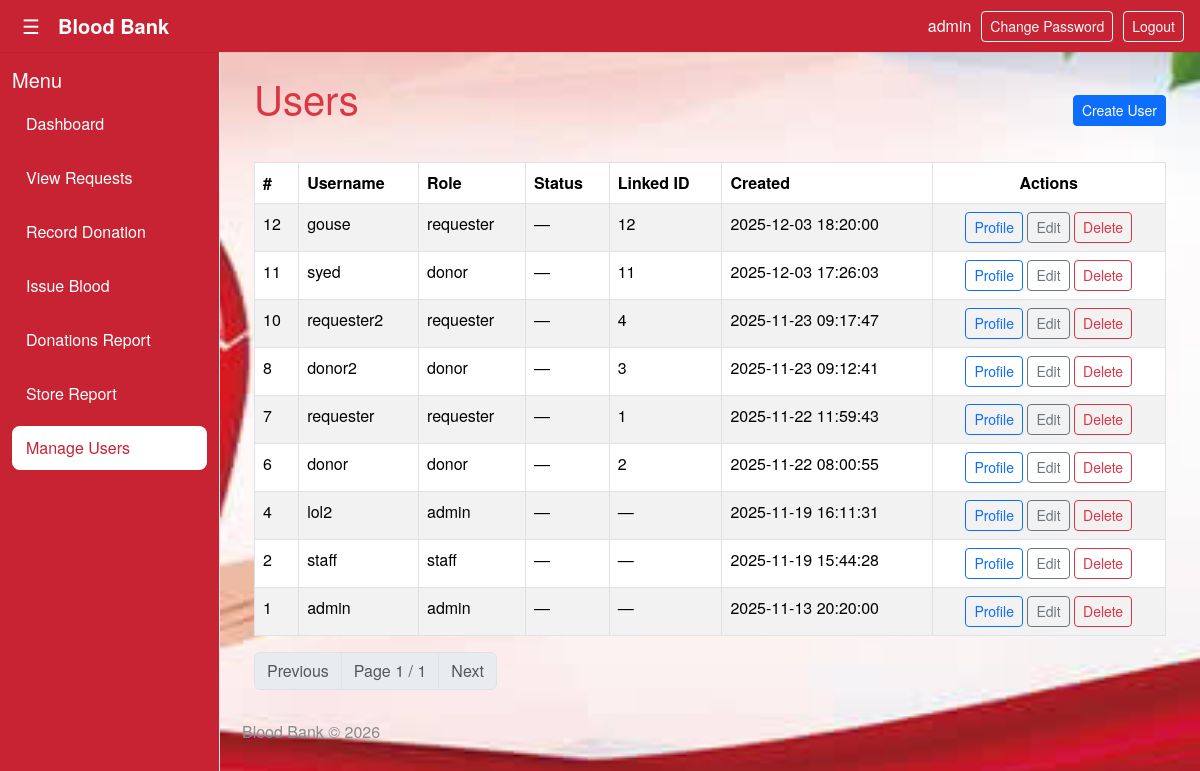
/users (signed in), run on the app's committed database.
### tables this page shows
CREATE TABLE users (
            id INTEGER PRIMARY KEY,
            name TEXT,
            email_id TEXT UNIQUE,
            phone TEXT,
            username TEXT UNIQUE NOT NULL,
            password_hash TEXT NOT NULL,
            role TEXT NOT NULL DEFAULT 'donor',
            linked_entity_id INTEGER,
            created_at TIMESTAMP DEFAULT CURRENT_TIMESTAMP,
            is_active INTEGER DEFAULT 1,
            profile_pic TEXT,
            blood_type TEXT
        , total_units INTEGER DEFAULT 0, last_donation TIMESTAMP);

### bb.py (the view)
@app.route("/users")
@login_required
def users():
    if not (is_admin() or is_staff()):
        flash("Access denied.", "danger")
        return redirect(url_for("dashboard"))
    role_filter = request.args.get("role", "").strip()
    q = request.args.get("q", "").strip()
    order_by = request.args.get("order_by", "created_at").strip()
    direction = request.args.get("direction", "desc").lower().strip()
    page = int(request.args.get("page", 1))
    per_page = int(request.args.get("per_page", 50))
    allowed_order = {"created_at", "username", "role", "id"}
    if order_by not in allowed_order:
        order_by = "created_at"
    if direction not in ("asc", "desc"):
        direction = "asc"
    where = []
    params = []
    if is_staff():
        where.append("role != 'admin'")
    if role_filter:
        where.append("role = ?")
        params.append(role_filter)
    if q:
        where.append("username LIKE ?")
        params.append(f"%{q}%")
    base_sql = "SELECT * FROM users"
    if where:
        base_sql += " WHERE " + " AND ".join(where)
    count_sql = base_sql.replace("SELECT *", "SELECT COUNT(*) as total")
    total_row = db_fetchone(count_sql, tuple(params))
    total_count = int(row_get(total_row, "total", 0))
    offset = (page - 1) * per_page
    sql = f"{base_sql} ORDER BY {order_by} {direction} LIMIT ? OFFSET ?"
    params_for_query = tuple(params) + (per_page, offset)
    rows = db_fetchall(sql, params_for_query)
    users_list = rows_to_dicts(rows)
    distinct_roles_rows = db_fetchall("SELECT DISTINCT role FROM users")
    all_roles = sorted([row_get(r, "role") for r in distinct_roles_rows if row_get(r, "role")])
    total_pages = (total_count + per_page - 1) // per_page if per_page else 1
    pagination = {
        "page": page, "per_page": per_page,
        "has_prev": page > 1, "has_next": page < total_pages,
        "prev_page": page - 1, "next_page": page + 1, "total_pages": total_pages,
        "total_count": total_count
    }
    donor_users = [u for u in users_list if u.get("role") == "donor"]
    requesters = [u for u in users_list if u.get("role") == "requester"]
    staff_list = [u for u in users_list if u.get("role") in ("admin", "staff")]
    active_filters = {
        "role": role_filter,
        "q": q,
        "order_by": order_by,
        "direction": direction,
        "per_page": per_page
    }
    return render_template(
        "users.html",
        users=users_list,
        donor_users=donor_users,
        requesters=requesters,
        staff=staff_list,
        roles=all_roles,
        pagination=pagination,
        active_filters=active_filters
    )

### bb.py (called while the page is built)
def get_db():
    conn = sqlite3.connect(DB_PATH)
    conn.row_factory = sqlite3.Row
    return conn

def db_fetchall(sql, params=()):
    conn = get_db()
    try:
        cur = conn.cursor()
        cur.execute(sql, params)
        rows = cur.fetchall()
        return rows
    finally:
        if conn:
            conn.close()

def db_fetchone(sql, params=()):
    conn = get_db()
    try:
        cur = conn.cursor()
        cur.execute(sql, params)
        row = cur.fetchone()
        return row
    finally:
        if conn:
            conn.close()

def rows_to_dicts(rows):
    return [dict(r) for r in rows]

def row_get(row, key, default=None):
    if row is None:
        return default
    try:
        return row[key]
    except Exception:
        try:
            return dict(row).get(key, default)
        except Exception:
            return default

@login_manager.user_loader
def load_user(user_id):
    row = db_fetchone(
        """
        SELECT
            id, username, role, password_hash, name,
            blood_type, linked_entity_id, is_active, email_id, phone
        FROM users WHERE id = ?
        """,
        (user_id,)
    )
    if row:
        return User(row)
    return None

def is_admin():
    return current_user.is_authenticated and current_user.role == 'admin'

def is_staff():
    return current_user.is_authenticated and current_user.role == 'staff'

@app.context_processor
def inject_helpers():
    def current_year():
        return datetime.utcnow().year
    def utcnow():
        return datetime.utcnow().isoformat(sep=' ', timespec='seconds')
    return {"current_year": current_year, "utcnow": utcnow}

    @property
    def is_active(self):
        return self._is_active

### templates/users.html (shortened to what this page needs)
{% extends "base.html" %}
{% block content %}
<div class="container">
  <div class="d-flex justify-content-between align-items-center mb-3">
    <h1 class="text-danger mb-4">Users</h1>
    <a href="{{ url_for('create_user') }}" class="btn btn-primary btn-sm">Create User</a>
  </div>
  <table class="table table-striped table-bordered">
    <thead>
      <tr>
        <th>#</th>
        <th>Username</th>
        <th>Role</th>
        <th>Status</th>
        <th>Linked ID</th>
        <th>Created</th>
        <th class="text-center">Actions</th>
      </tr>
    </thead>
    <tbody>
      {% for user in users %}
      <tr>
        <td>{{ user.id }}</td>
        <td>{{ user.username or '—' }}</td>
        <td>{{ user.role or '—' }}</td>
        <td>{{ user.status or '—' }}</td>
        <td>{{ user.linked_entity_id or '—' }}</td>
        <td>{{ user.created_at or '—' }}</td>
        <td class="text-center">
          <a href="{{ url_for('user_profile', id=user.id) }}" class="btn btn-sm btn-outline-primary">Profile</a>
          <a href="{{ url_for('edit_user', id=user.id) }}" class="btn btn-sm btn-outline-secondary">Edit</a>
          {% if current_user.role == 'admin' %}
          <form action="{{ url_for('delete_user', id=user.id) }}" method="post" style="display:inline" onsubmit="return confirm('Delete user {{ user.username }}? This cannot be undone.');">
            <button type="submit" class="btn btn-sm btn-outline-danger">Delete</button>
          </form>
          {% endif %}
        </td>
      </tr>
      {% else %}
      <tr>
        <td colspan="6" class="text-center">No users found.</td>
      </tr>
      {% endfor %}
    </tbody>
  </table>
  {% if pagination %}
    <nav>
      <ul class="pagination">
        {% if pagination.has_prev %}
          <li class="page-item"><a class="page-link" href="{{ url_for('users', page=pagination.prev_page) }}">Previous</a></li>
        {% else %}
          <li class="page-item disabled"><span class="page-link">Previous</span></li>
        {% endif %}
        <li class="page-item disabled"><span class="page-link">Page {{ pagination.page }} / {{ pagination.total_pages or '—' }}</span></li>
        {% if pagination.has_next %}
          <li class="page-item"><a class="page-link" href="{{ url_for('users', page=pagination.next_page) }}">Next</a></li>
        {% else %}
          <li class="page-item disabled"><span class="page-link">Next</span></li>
        {% endif %}
      </ul>
    </nav>
  {% endif %}
</div>
{% endblock %}

### templates/base.html (shortened to what this page needs)
<!doctype html>
<html lang="en">
<head>
  <link href="https://cdn.jsdelivr.net/npm/bootstrap@5.3.2/dist/css/bootstrap.min.css" rel="stylesheet">
  <link rel="stylesheet" href="{{ url_for('static', filename='css/style.css') }}">
</head>
<body>
  <div class="topbar">
    <div style="display:flex;align-items:center">
      <button id="menu-toggle" class="hamburger">&#9776;</button>
      <div class="brand">Blood Bank</div>
    </div>
    <div class="top-actions">
      {% if current_user.is_authenticated %}
        <div style="color:white; text-transform:lowercase;">{{ current_user.username }}</div>
        <a href="{{ url_for('change_password') }}" class="btn btn-sm btn-outline-light">Change Password</a>
        <a href="{{ url_for('logout') }}" class="btn btn-sm btn-outline-light">Logout</a>
      {% endif %}
    </div>
  </div>
  <div class="layout">
    <aside id="sidebar" class="sidebar">
      <h5>Menu</h5>
      <ul class="nav-list">
        {% if not current_user.is_authenticated %}
          <li><a href="{{ url_for('register_donor') }}">Register as Donor</a></li>
          <li><a href="{{ url_for('register_requester') }}">Register as Requester</a></li>
        {% else %}
          {% if current_user.role in ['admin','staff'] %}
            <li><a class="{% if request.endpoint == 'dashboard' %}active{% endif %}" href="{{ url_for('dashboard') }}">Dashboard</a></li>
            <li><a class="{% if request.endpoint == 'requests_page' %}active{% endif %}" href="{{ url_for('requests_page') }}">View Requests</a></li>
            <li><a class="{% if request.endpoint == 'record_donation' %}active{% endif %}" href="{{ url_for('record_donation') }}">Record Donation</a></li>
            <li><a class="{% if request.endpoint == 'issue_blood' %}active{% endif %}" href="{{ url_for('issue_blood') }}">Issue Blood</a></li>
            <li><a class="{% if request.endpoint == 'donations_report' %}active{% endif %}" href="{{ url_for('donations_report') }}">Donations Report</a></li>
            <li><a class="{% if request.endpoint == 'store_report' %}active{% endif %}" href="{{ url_for('store_report') }}">Store Report</a></li>
            <li><a class="{% if request.endpoint == 'users' %}active{% endif %}" href="{{ url_for('users') }}">Manage Users</a></li>
          {% endif %}
        {% endif %}
      </ul>
    </aside>
    <main class="content">
      {% block content %}{% endblock %}
      <footer class="site-footer">
        Blood Bank © {{ current_year() }}
      </footer>
    </main>
  </div>
</body>
</html>

### static/css/style.css (style rules this page uses)
body { background: #f8f9fa; font-family: system-ui, -apple-system, "Segoe UI", Roboto, "Helvetica Neue", Arial; }
.sidebar { height: 100vh; border-right: 1px solid #e9ecef; }
.table thead th { vertical-align: middle; }
.btn-sm { padding: .25rem .5rem; }

### data on the page
users: username "admin", id "1", role "admin", status "—", linked_entity_id "—", created_at "2025-11-13 20:20:00"
users: id "12", username "gouse", role "requester", status "—", linked_entity "12", created_at "2025-12-03 18:20:00"
users: id "11", username "syed", role "donor", status "—", linked_entity "11", created_at "2025-12-03 17:26:03"
users: id "10", username "requester2", role "requester", status "—", linked_entity "4", created_at "2025-11-23 09:17:47"
users: id "8", username "donor2", role "donor", status "—", linked_entity "3", created_at "2025-11-23 09:12:41"
users: id "7", username "requester", role "requester", status "—", linked_entity "1", created_at "2025-11-22 11:59:43"
users: id "6", username "donor", role "donor", status "—", linked_entity "2", created_at "2025-11-22 08:00:55"
users: id "4", username "lol2", role "admin", status "—", linked_entity_id "—", created_at "2025-11-19 16:11:31"
users: id "2", username "staff", role "staff", status "—", linked_entity_id "—", created_at "2025-11-19 15:44:28"

### other printed values
{{ pagination.page }} "1"
{{ pagination.total_pages or '—' }} "1"
{{ current_year() }} "2026"
